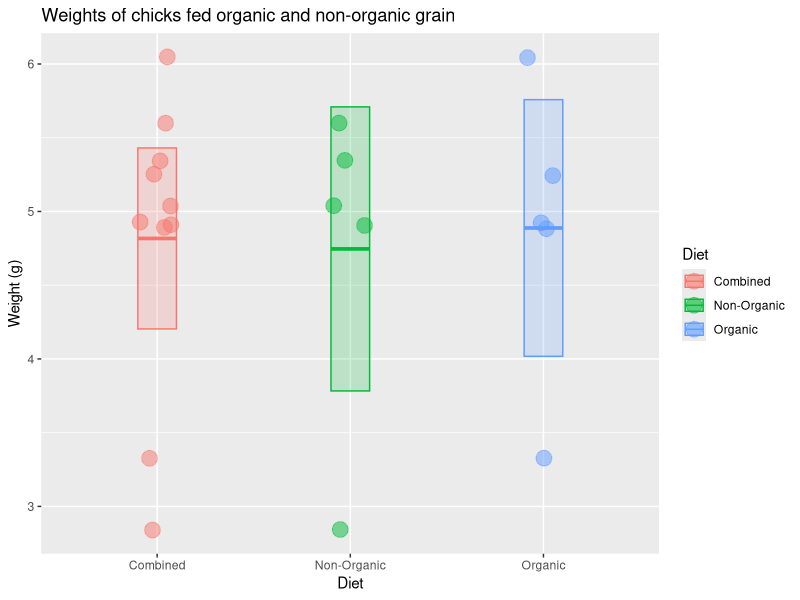

R code for this plot: (Note: this script raises an error after producing the figure.)
## ---- chunk 1
k <- c(6.05 ,4.89, 3.32, 4.93, 5.25, 5.04, 4.91, 2.84, 5.60, 5.34)
## ---- chunk 2
length(k) 
median(k) 
mean(k)
sd(k)
## ---- chunk 3
n <- length(k) # sample size
sem <- sd(k) / sqrt(n) 
## ---- chunk 4
mean(k) + 1.96 * sem 
mean(k) - 1.96 * sem 
c(mean(k) + 1.96 * sem, mean(k) - 1.96 * sem) 
## ---- chunk 5

library(tidyverse)



# put the chick data into a data frame
chick_data <-
  tibble::tibble(
    diet = rep(c("Combined", "Combined", "Organic", "Non-Organic"), each = 5),
    weight = c(k, k)
  )

# summarize the chick weights by diet
chick_summary <-
  chick_data %>% 
  group_by(diet) %>% 
  summarize(
    mean = mean(weight),
    median = median(weight),
    sd = sd(weight),
    n = n(),
    sem = sd / sqrt(n),
    upper = mean + 1.96 * sem,   # upper confidence limit
    lower = mean - 1.96 * sem,   # lower confidence limit
    .groups = "drop"
  )

# plot chick weights
ggplot(chick_data, aes(x = diet, y = weight, color = diet, fill = diet)) +
  geom_jitter(size = 5, shape = 21, alpha = 0.5, width = 0.1) +
  geom_crossbar(
    mapping = aes(ymin = lower, ymax = upper, y = mean), 
    data = chick_summary,
    width = 0.2, alpha = 0.2
  ) +
  labs(
    title = "Weights of chicks fed organic and non-organic grain",
    x = "Diet",
    color = "Diet",
    fill = "Diet",
    y = "Weight (g)"
  )
## ---- chunk 6
sessioninfo::session_info()
